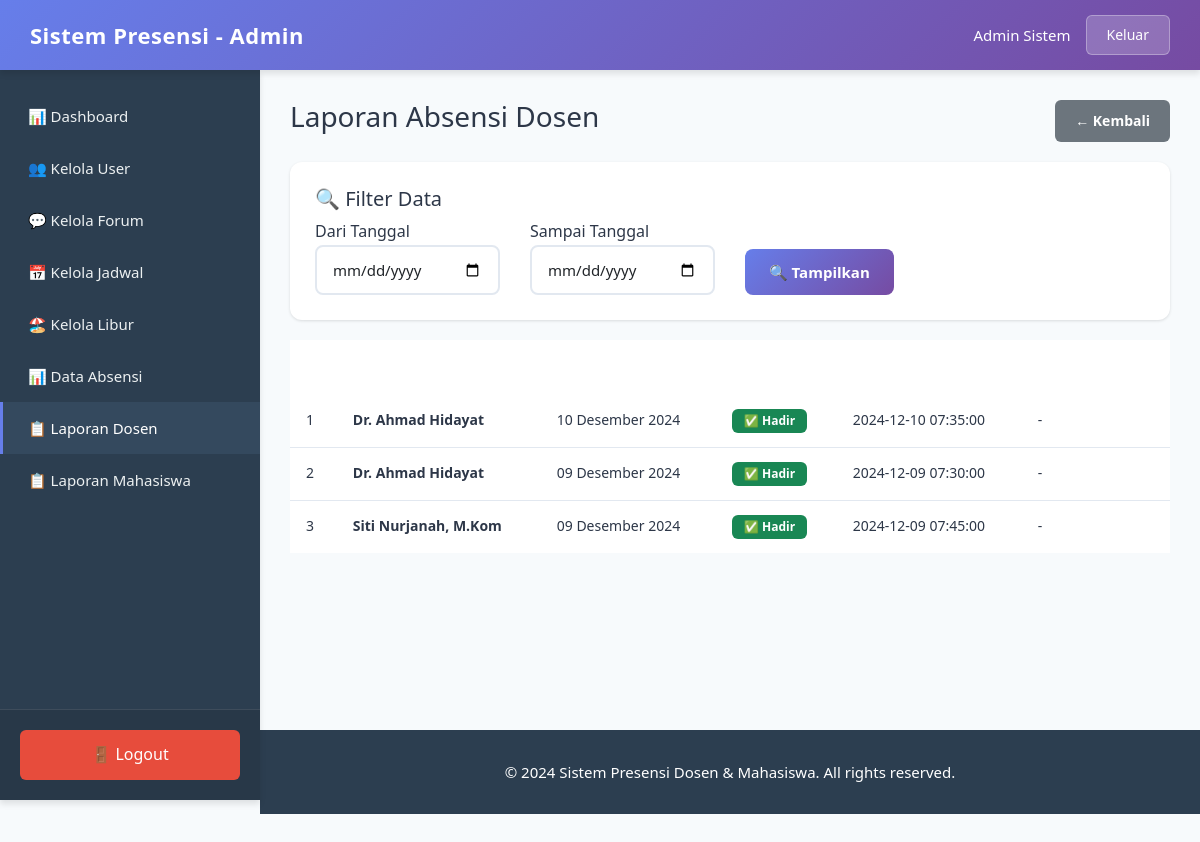
/admin/laporan_dosen.php (signed in), run on the app's committed database.
### tables this page shows
CREATE TABLE absensi_dosen (
    id INT AUTO_INCREMENT PRIMARY KEY,
    dosen_id INT NOT NULL,
    tanggal DATE NOT NULL,
    waktu_absen DATETIME,
    status ENUM('hadir', 'izin', 'sakit', 'alpha') DEFAULT 'alpha',
    keterangan TEXT,
    created_at TIMESTAMP DEFAULT CURRENT_TIMESTAMP,
    FOREIGN KEY (dosen_id) REFERENCES users(id) ON DELETE CASCADE,
    UNIQUE KEY unique_dosen_tanggal (dosen_id, tanggal)
);

CREATE TABLE users (
    id INT AUTO_INCREMENT PRIMARY KEY,
    username VARCHAR(50) NOT NULL UNIQUE,
    password VARCHAR(255) NOT NULL,
    nama_lengkap VARCHAR(100) NOT NULL,
    email VARCHAR(100),
    nim_nip VARCHAR(20),
    role ENUM('admin', 'dosen', 'mahasiswa') NOT NULL,
    created_at TIMESTAMP DEFAULT CURRENT_TIMESTAMP
);

### includes/functions.php (called while the page is built, shortened)
<?php
function formatTanggalIndo($date) {
    $bulan = array(
        1 => 'Januari', 'Februari', 'Maret', 'April', 'Mei', 'Juni',
        'Juli', 'Agustus', 'September', 'Oktober', 'November', 'Desember'
    );
    $split = explode('-', $date);
    return $split[2] . ' ' . $bulan[(int)$split[1]] . ' ' . $split[0];
}
?>

### admin/laporan_dosen.php (the view, shortened to what this page needs)
<?php
require_once __DIR__ . '/../config.php';
require_once __DIR__ . '/../includes/functions.php';
$from = $_GET['from'] ?? '';
$to = $_GET['to'] ?? '';
$sql = "SELECT ad.*, u.nama_lengkap FROM absensi_dosen ad JOIN users u ON ad.dosen_id = u.id";
$sql .= " ORDER BY tanggal DESC";
$stmt = $conn->prepare($sql);
$stmt->execute();
$res = $stmt->get_result();
include __DIR__ . '/../includes/header.php';
?>
<div class="page-wrapper">
  <div class="container">
    <div class="page-header">
      <h3>Laporan Absensi Dosen</h3>
      <a href="dashboard.php" class="btn-back">← Kembali</a>
    </div>
    <div class="form-card">
      <h5>🔍 Filter Data</h5>
      <form class="row g-2" method="get">
        <div class="col-md-3">
          <label>Dari Tanggal</label>
          <input type="date" name="from" class="form-control" value="<?=$from?>">
        </div>
        <div class="col-md-3">
          <label>Sampai Tanggal</label>
          <input type="date" name="to" class="form-control" value="<?=$to?>">
        </div>
        <div class="col-md-3" style="display: flex; align-items: flex-end;">
          <button class="btn btn-primary">🔍 Tampilkan</button>
        </div>
      </form>
    </div>
    <div class="table-card">
      <table class="table">
        <thead>
          <tr>
            <th>#</th>
            <th>Dosen</th>
            <th>Tanggal</th>
            <th>Status</th>
            <th>Waktu Absen</th>
            <th>Keterangan</th>
          </tr>
        </thead>
        <tbody>
          <?php $i=1; while($r = $res->fetch_assoc()): ?>
          <tr>
            <td><?=$i++?></td>
            <td><strong><?=htmlspecialchars($r['nama_lengkap'])?></strong></td>
            <td><?=htmlspecialchars(formatTanggalIndo($r['tanggal']))?></td>
            <td>
              <?php if($r['status'] == 'hadir'): ?>
                <span class="badge bg-success">✅ Hadir</span>
              <?php elseif($r['status'] == 'izin'): ?>
                <span class="badge bg-warning text-dark">📄 Izin</span>
              <?php elseif($r['status'] == 'sakit'): ?>
                <span class="badge bg-danger">🏥 Sakit</span>
              <?php else: ?>
                <span class="badge bg-dark">❌ Alpha</span>
              <?php endif; ?>
            </td>
            <td><?=htmlspecialchars($r['waktu_absen'] ?? '-')?></td>
            <td><?=htmlspecialchars($r['keterangan'] ?? '-')?></td>
          </tr>
          <?php endwhile; ?>
        </tbody>
      </table>
    </div>
  </div>
</div>
<?php include __DIR__ . '/../includes/footer.php'; ?>

### assets/css/style.css (style rules this page uses)
:root { --primary-gradient-start: #667eea; --primary-gradient-end: #764ba2; --sidebar-bg: #2c3e50; --sidebar-active: #34495e; --text-dark: #2d3748; --text-light: #718096; --border-color: #e2e8f0; --shadow-sm: 0 1px 3px rgba(0, 0, 0, 0.12); --shadow-md: 0 4px 6px rgba(0, 0, 0, 0.1); --shadow-lg: 0 10px 15px rgba(0, 0, 0, 0.1); --transition: all 0.3s ease; }
* { margin: 0; padding: 0; box-sizing: border-box; }
body { font-family: 'Segoe UI', Tahoma, Geneva, Verdana, sans-serif; background: #f7fafc; color: var(--text-dark); line-height: 1.6; min-height: 100vh; }
.page-wrapper { width: 100%; }
.page-wrapper .container { max-width: 100%; padding: 0; }
.page-header { display: flex; justify-content: space-between; align-items: center; margin-bottom: 20px; }
.form-control { width: 100%; padding: 12px 16px; border: 2px solid var(--border-color); border-radius: 8px; font-size: 15px; transition: var(--transition); background: white; }
.btn { padding: 12px 24px; font-size: 15px; font-weight: 600; border-radius: 8px; border: none; cursor: pointer; transition: var(--transition); text-decoration: none; display: inline-block; text-align: center; }
.btn-primary { background: linear-gradient(135deg, var(--primary-gradient-start), var(--primary-gradient-end)); color: white; }
.table { width: 100%; margin: 0; }
.table thead { background: linear-gradient(135deg, var(--primary-gradient-start), var(--primary-gradient-end)); }
.table thead th { color: white; font-weight: 600; padding: 16px; font-size: 14px; text-transform: uppercase; letter-spacing: 0.5px; border: none; }
.table tbody td { padding: 14px 16px; font-size: 14px; color: var(--text-dark); border-bottom: 1px solid var(--border-color); }
.table tbody tr:last-child td { border-bottom: none; }
.badge { padding: 6px 12px; border-radius: 6px; font-size: 12px; font-weight: 600; display: inline-block; }
.form-card { background: white; border-radius: 12px; box-shadow: var(--shadow-sm); padding: 25px; margin-bottom: 20px; }
.row { display: flex; flex-wrap: wrap; margin-left: -15px; margin-right: -15px; }
.row > * { padding-left: 15px; padding-right: 15px; }
.page-header .btn-back, .app-main .btn-back { display: inline-block; padding: 10px 20px; background: #6c757d; color: #ffffff; text-decoration: none !important; border-radius: 6px; font-size: 14px; font-weight: 600; transition: all 0.25s ease; border: none; }
.btn-back { display: inline-block; padding: 10px 20px; background: #6c757d; color: white; text-decoration: none; border-radius: 6px; font-size: 14px; font-weight: 500; transition: all 0.3s ease; border: none; cursor: pointer; }

### data on the page
absensi_dosen: dosen.nama_lengkap "Dr. Ahmad Hidayat", tanggal "10 Desember 2024", status "✅ Hadir", waktu_absen "2024-12-10 07:35:00", keterangan "-"
absensi_dosen: dosen.nama_lengkap "Dr. Ahmad Hidayat", tanggal "09 Desember 2024", status "✅ Hadir", waktu_absen "2024-12-09 07:30:00", keterangan "-"
absensi_dosen: dosen.nama_lengkap "Siti Nurjanah, M.Kom", tanggal "09 Desember 2024", status "✅ Hadir", waktu_absen "2024-12-09 07:45:00", keterangan "-"

### other printed values
$_SESSION['role'] "Admin"
$_SESSION['nama'] "Admin Sistem"
